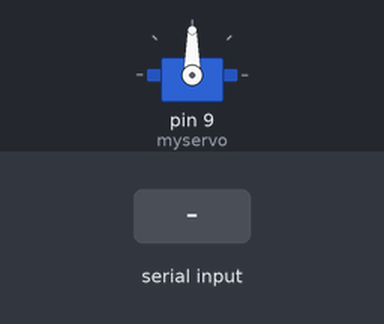
The sketch below on a simulated Arduino Uno, built with avr-gcc and run on an emulated ATmega328P. Shown: servo. The test bench sets the inputs (shaded band).

Above: at 1.2 s.
1.3 s: "30,150," received over Serial
At 2.9 s:
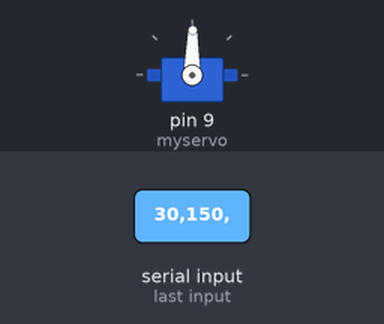
3.8 s: "1,90," received over Serial
At 6.0 s:
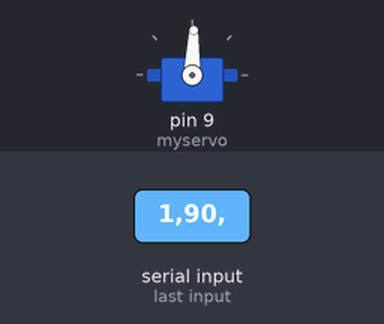
Timing chart, 0 to 7.5 s (numbered marks = the images above; inputs shaded):
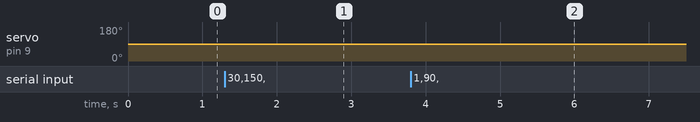

Measured:
- after the input at 1.3 s, servo on pin 9 (myservo): 90° → 89° after 1.0 s
- after the input at 3.8 s, servo on pin 9 (myservo): 89° → 88° after 1.0 s

The sketch:

servo_code.ino
```cpp
#include <Servo.h>

Servo myservo;

int angle = 90;
int width;
int Desired_center;
int Actual_center = 250;

void setup() {
  Serial.begin(115200);

  myservo.attach(9);
  myservo.write(90);

}

void loop() {
  // put your main code here, to run repeatedly:
  while(Serial.available()==0){

  }

  width = Serial.readStringUntil(',').toInt();
  Desired_center = width/2;
  Actual_center = Serial.readStringUntil('\r').toInt();


  if (Actual_center > Desired_center+15){
    angle = angle - 1;
  }
  else if(Actual_center < Desired_center-15){
    angle = angle + 1;
  }
  else{
    angle = angle;
  }

  if (angle > 180){
    angle = 180;
  }

  if (angle < 0){
    angle = 0;
  }

  // Serial.println(angle);
  myservo.write(angle);


}
```
